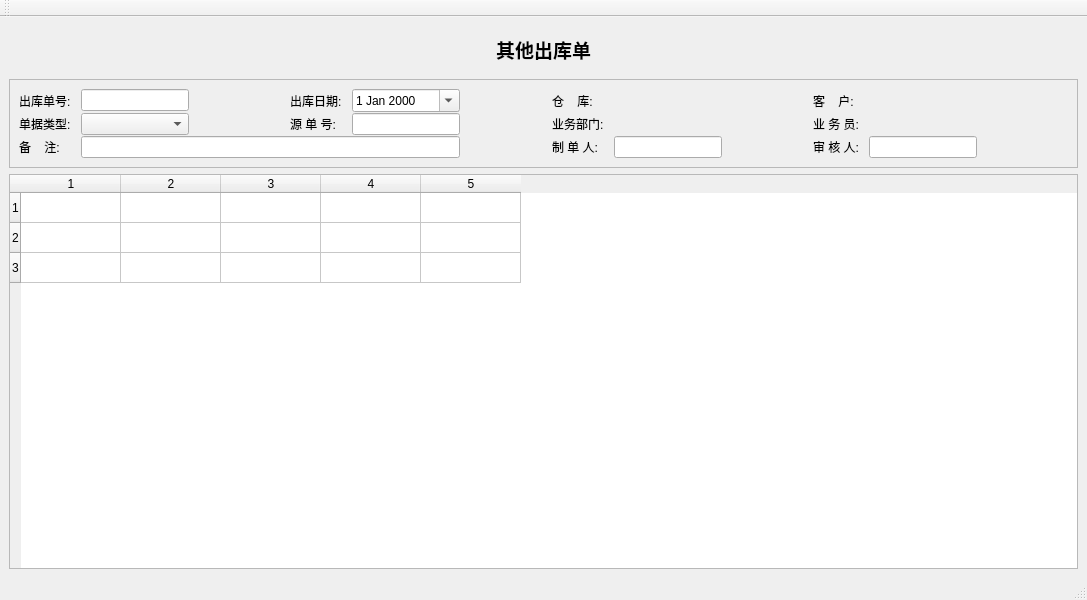
<?xml version="1.0" encoding="UTF-8"?>
<ui version="4.0">
 <class>StOutWin</class>
 <widget class="QMainWindow" name="StOutWin">
  <property name="geometry">
   <rect>
    <x>0</x>
    <y>0</y>
    <width>1087</width>
    <height>600</height>
   </rect>
  </property>
  <property name="windowTitle">
   <string>MainWindow</string>
  </property>
  <widget class="QWidget" name="centralwidget">
   <layout class="QVBoxLayout" name="verticalLayout_2">
    <item>
     <widget class="QFrame" name="frame_4">
      <property name="frameShape">
       <enum>QFrame::NoFrame</enum>
      </property>
      <property name="frameShadow">
       <enum>QFrame::Plain</enum>
      </property>
      <property name="lineWidth">
       <number>0</number>
      </property>
      <layout class="QHBoxLayout" name="horizontalLayout_4">
       <item>
        <widget class="QLabel" name="label_16">
         <property name="font">
          <font>
           <family>微软雅黑</family>
           <pointsize>14</pointsize>
           <weight>75</weight>
           <bold>true</bold>
          </font>
         </property>
         <property name="text">
          <string>其他出库单</string>
         </property>
         <property name="alignment">
          <set>Qt::AlignCenter</set>
         </property>
        </widget>
       </item>
      </layout>
     </widget>
    </item>
    <item>
     <widget class="QFrame" name="frame_2">
      <property name="frameShape">
       <enum>QFrame::StyledPanel</enum>
      </property>
      <property name="frameShadow">
       <enum>QFrame::Plain</enum>
      </property>
      <layout class="QVBoxLayout" name="verticalLayout">
       <property name="spacing">
        <number>1</number>
       </property>
       <item>
        <layout class="QGridLayout" name="headGridLayout">
         <property name="horizontalSpacing">
          <number>10</number>
         </property>
         <item row="0" column="2">
          <spacer name="horizontalSpacer_3">
           <property name="orientation">
            <enum>Qt::Horizontal</enum>
           </property>
           <property name="sizeHint" stdset="0">
            <size>
             <width>40</width>
             <height>20</height>
            </size>
           </property>
          </spacer>
         </item>
         <item row="0" column="1">
          <widget class="QLineEdit" name="noEdit">
           <property name="sizePolicy">
            <sizepolicy hsizetype="Fixed" vsizetype="Fixed">
             <horstretch>0</horstretch>
             <verstretch>0</verstretch>
            </sizepolicy>
           </property>
           <property name="dragEnabled">
            <bool>true</bool>
           </property>
           <property name="readOnly">
            <bool>true</bool>
           </property>
          </widget>
         </item>
         <item row="0" column="4">
          <widget class="QDateEdit" name="dateEdit">
           <property name="sizePolicy">
            <sizepolicy hsizetype="Minimum" vsizetype="Fixed">
             <horstretch>0</horstretch>
             <verstretch>0</verstretch>
            </sizepolicy>
           </property>
           <property name="calendarPopup">
            <bool>true</bool>
           </property>
          </widget>
         </item>
         <item row="0" column="5">
          <spacer name="horizontalSpacer_4">
           <property name="orientation">
            <enum>Qt::Horizontal</enum>
           </property>
           <property name="sizeHint" stdset="0">
            <size>
             <width>40</width>
             <height>20</height>
            </size>
           </property>
          </spacer>
         </item>
         <item row="0" column="8">
          <spacer name="horizontalSpacer_5">
           <property name="orientation">
            <enum>Qt::Horizontal</enum>
           </property>
           <property name="sizeHint" stdset="0">
            <size>
             <width>40</width>
             <height>20</height>
            </size>
           </property>
          </spacer>
         </item>
         <item row="1" column="6">
          <widget class="QLabel" name="label_6">
           <property name="sizePolicy">
            <sizepolicy hsizetype="Fixed" vsizetype="Preferred">
             <horstretch>0</horstretch>
             <verstretch>0</verstretch>
            </sizepolicy>
           </property>
           <property name="text">
            <string>业务部门:</string>
           </property>
          </widget>
         </item>
         <item row="0" column="0">
          <widget class="QLabel" name="idLabel">
           <property name="sizePolicy">
            <sizepolicy hsizetype="Fixed" vsizetype="Preferred">
             <horstretch>0</horstretch>
             <verstretch>0</verstretch>
            </sizepolicy>
           </property>
           <property name="text">
            <string>出库单号:</string>
           </property>
          </widget>
         </item>
         <item row="1" column="7">
          <widget class="QkSearchEditBox" name="depSearchEditbox">
           <property name="sizePolicy">
            <sizepolicy hsizetype="Minimum" vsizetype="Fixed">
             <horstretch>0</horstretch>
             <verstretch>0</verstretch>
            </sizepolicy>
           </property>
          </widget>
         </item>
         <item row="0" column="9">
          <widget class="QLabel" name="label_3">
           <property name="sizePolicy">
            <sizepolicy hsizetype="Fixed" vsizetype="Preferred">
             <horstretch>0</horstretch>
             <verstretch>0</verstretch>
            </sizepolicy>
           </property>
           <property name="text">
            <string>客    户:</string>
           </property>
          </widget>
         </item>
         <item row="0" column="3">
          <widget class="QLabel" name="label_2">
           <property name="sizePolicy">
            <sizepolicy hsizetype="Fixed" vsizetype="Preferred">
             <horstretch>0</horstretch>
             <verstretch>0</verstretch>
            </sizepolicy>
           </property>
           <property name="text">
            <string>出库日期:</string>
           </property>
          </widget>
         </item>
         <item row="1" column="10">
          <widget class="QkSearchEditBox" name="userSearchEditbox">
           <property name="sizePolicy">
            <sizepolicy hsizetype="Fixed" vsizetype="Fixed">
             <horstretch>0</horstretch>
             <verstretch>0</verstretch>
            </sizepolicy>
           </property>
          </widget>
         </item>
         <item row="1" column="9">
          <widget class="QLabel" name="label_12">
           <property name="sizePolicy">
            <sizepolicy hsizetype="Fixed" vsizetype="Preferred">
             <horstretch>0</horstretch>
             <verstretch>0</verstretch>
            </sizepolicy>
           </property>
           <property name="text">
            <string>业 务 员:</string>
           </property>
          </widget>
         </item>
         <item row="1" column="11">
          <spacer name="horizontalSpacer">
           <property name="orientation">
            <enum>Qt::Horizontal</enum>
           </property>
           <property name="sizeHint" stdset="0">
            <size>
             <width>40</width>
             <height>20</height>
            </size>
           </property>
          </spacer>
         </item>
         <item row="0" column="10" colspan="2">
          <widget class="QkSearchEditBox" name="cusSearchEditbox">
           <property name="sizePolicy">
            <sizepolicy hsizetype="Preferred" vsizetype="Fixed">
             <horstretch>0</horstretch>
             <verstretch>0</verstretch>
            </sizepolicy>
           </property>
          </widget>
         </item>
         <item row="1" column="0">
          <widget class="QLabel" name="label">
           <property name="text">
            <string>单据类型:</string>
           </property>
          </widget>
         </item>
         <item row="1" column="1">
          <widget class="QComboBox" name="busTypeComboBox">
           <property name="sizePolicy">
            <sizepolicy hsizetype="Preferred" vsizetype="Fixed">
             <horstretch>0</horstretch>
             <verstretch>0</verstretch>
            </sizepolicy>
           </property>
          </widget>
         </item>
         <item row="0" column="6">
          <widget class="QLabel" name="label_7">
           <property name="text">
            <string>仓    库:</string>
           </property>
          </widget>
         </item>
         <item row="0" column="7">
          <widget class="QkSearchEditBox" name="whSearchEditbox"/>
         </item>
         <item row="2" column="0">
          <widget class="QLabel" name="label_9">
           <property name="text">
            <string>备    注:</string>
           </property>
          </widget>
         </item>
         <item row="2" column="1" colspan="4">
          <widget class="QLineEdit" name="memoEdit"/>
         </item>
         <item row="2" column="10">
          <widget class="QLineEdit" name="auditEdit">
           <property name="sizePolicy">
            <sizepolicy hsizetype="Fixed" vsizetype="Fixed">
             <horstretch>0</horstretch>
             <verstretch>0</verstretch>
            </sizepolicy>
           </property>
           <property name="readOnly">
            <bool>true</bool>
           </property>
          </widget>
         </item>
         <item row="2" column="9">
          <widget class="QLabel" name="label_10">
           <property name="text">
            <string>审 核 人:</string>
           </property>
          </widget>
         </item>
         <item row="2" column="7">
          <widget class="QLineEdit" name="makerEdit">
           <property name="sizePolicy">
            <sizepolicy hsizetype="Fixed" vsizetype="Fixed">
             <horstretch>0</horstretch>
             <verstretch>0</verstretch>
            </sizepolicy>
           </property>
           <property name="readOnly">
            <bool>true</bool>
           </property>
          </widget>
         </item>
         <item row="2" column="6">
          <widget class="QLabel" name="label_8">
           <property name="text">
            <string>制 单 人:</string>
           </property>
          </widget>
         </item>
         <item row="1" column="3">
          <widget class="QLabel" name="arrivalLabel">
           <property name="text">
            <string>源 单 号:</string>
           </property>
          </widget>
         </item>
         <item row="1" column="4">
          <widget class="QLineEdit" name="dispatchNoEdit">
           <property name="readOnly">
            <bool>true</bool>
           </property>
          </widget>
         </item>
         <item row="2" column="11">
          <widget class="QLabel" name="rdLabel">
           <property name="text">
            <string/>
           </property>
          </widget>
         </item>
        </layout>
       </item>
      </layout>
     </widget>
    </item>
    <item>
     <widget class="QTableWidget" name="tableWidget">
      <property name="rowCount">
       <number>3</number>
      </property>
      <property name="columnCount">
       <number>5</number>
      </property>
      <row/>
      <row/>
      <row/>
      <column/>
      <column/>
      <column/>
      <column/>
      <column/>
     </widget>
    </item>
   </layout>
  </widget>
  <widget class="QStatusBar" name="statusbar"/>
  <widget class="QToolBar" name="toolBar">
   <property name="windowTitle">
    <string>toolBar</string>
   </property>
   <attribute name="toolBarArea">
    <enum>TopToolBarArea</enum>
   </attribute>
   <attribute name="toolBarBreak">
    <bool>false</bool>
   </attribute>
  </widget>
 </widget>
 <customwidgets>
  <customwidget>
   <class>QkSearchEditBox</class>
   <extends>QWidget</extends>
   <header>qksearcheditbox.h</header>
  </customwidget>
 </customwidgets>
 <resources/>
 <connections/>
</ui>
